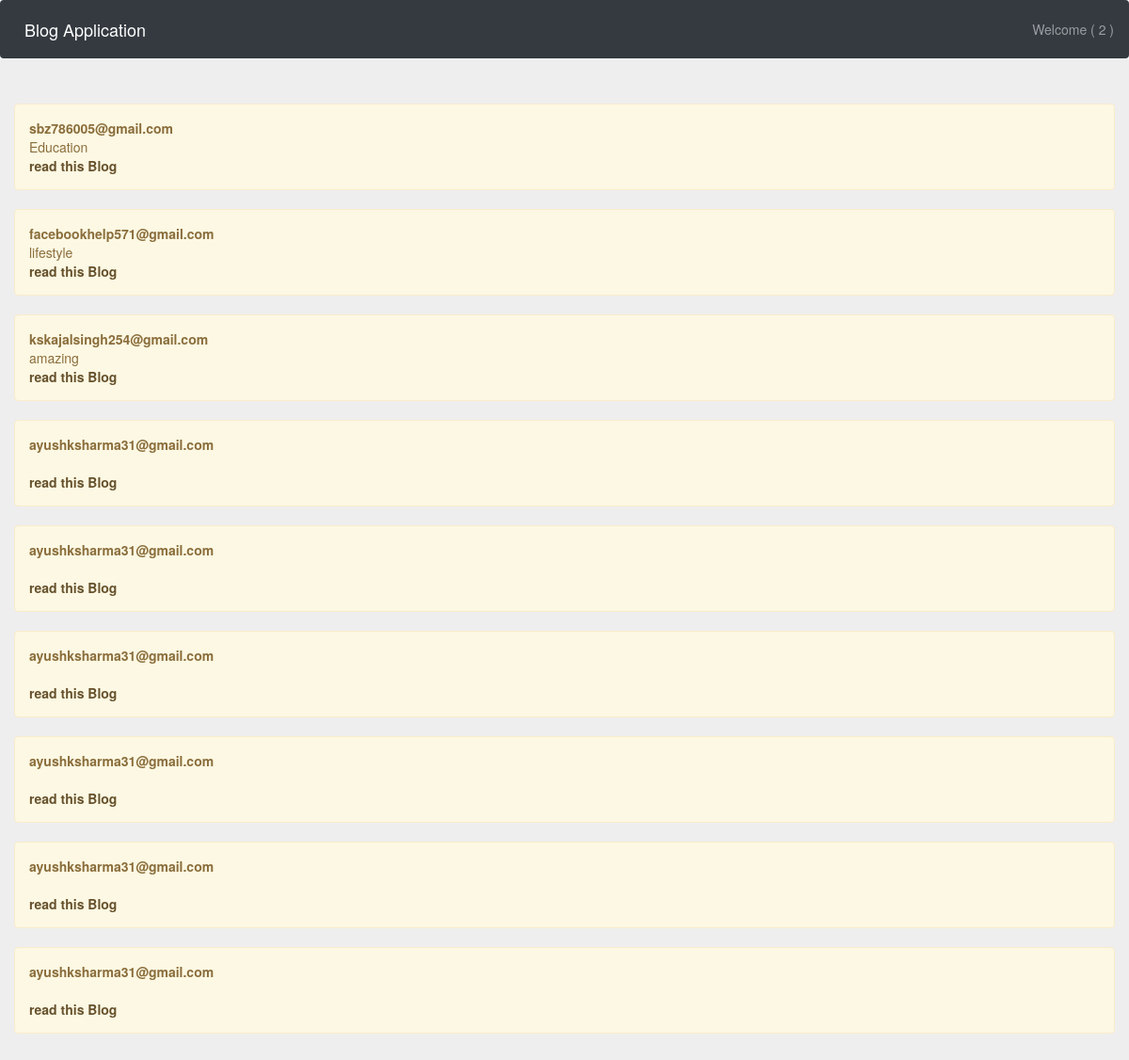
Page /blog/2 on the committed database.
### blogapp/models.py (models this page shows)
class Blog(models.Model):
	blogid=models.CharField(max_length=30)
	userid=models.CharField(max_length=30)
	subject=models.CharField(max_length=30)
	blogtext=models.CharField(max_length=250)
	rating=models.IntegerField()
	class Meta:
		db_table='Blog'

### blogapp/views.py (the view)
# urls.py: 2. Add a URL to urlpatterns:  path('blog/', include('blog.urls'))
def blog(request,uid):
	ob=Blog.objects.all()
	return render(request,'blog.html',{"blog":ob,"d":uid})

### blogapp/templates/blog.html (shortened to what this page needs)
<!DOCTYPE html>
<html>
<head>
	{% load static %}
	<link rel="stylesheet" type="text/css" href="{% static 'css/bootstrap.css' %}">
	<link rel="stylesheet" type="text/css" href="{% static 'css/bootstrap.min.css' %}">
	<link rel="stylesheet" href="https://cdnjs.cloudflare.com/ajax/libs/font-awesome/4.7.0/css/font-awesome.min.css">
  <link rel="stylesheet" href="https://maxcdn.bootstrapcdn.com/bootstrap/3.4.0/css/bootstrap.min.css">
</head>
<body>
	<nav class="navbar navbar-expand-sm navbar-fixed bg-dark navbar-dark" style="margin-bottom: 0px;">
  <a class="navbar-brand" href="/index/">Blog Application</a>
  <ul class="navbar-nav" style="margin-left: auto;">
    <li class="nav-item">
      <a class="nav-link" href="#">Welcome ( {{d}} )</a>
    </li>
  </ul>
</nav>
<div class="container-fluid jumbotron">
	<div class="panel-group">
	{% for x in blog %}
    <div class="alert alert-warning">
    <strong>{{x.userid}}</strong><br> {{x.subject}}<br> <a href="/showbloguser/{{x.blogid}}/{{d}}" class="alert-link">read this Blog</a>
  </div>
    {% endfor %}
</div>
</div>
</body>
</html>

### rows in the picture
Blog: userid "sbz786005@gmail.com", subject "Education"
Blog: userid "facebookhelp571@gmail.com", subject "lifestyle"
Blog: userid "kskajalsingh254@gmail.com", subject "amazing"
Blog: userid "ayushksharma31@gmail.com"
Blog: userid "ayushksharma31@gmail.com"
Blog: userid "ayushksharma31@gmail.com"
Blog: userid "ayushksharma31@gmail.com"
Blog: userid "ayushksharma31@gmail.com"
Blog: userid "ayushksharma31@gmail.com"

### other values in the picture
{{ d }} "2"
